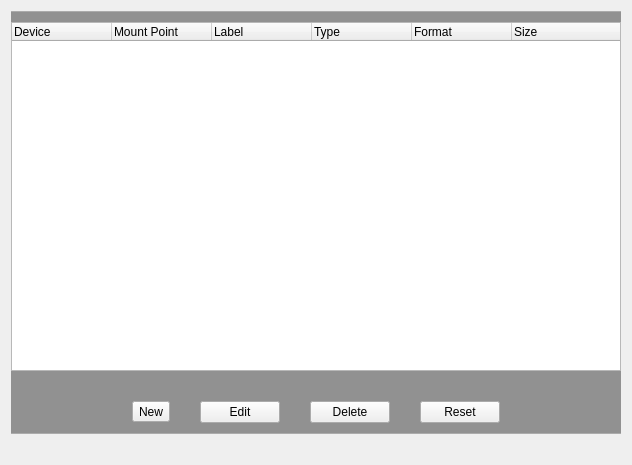
<?xml version="1.0" encoding="UTF-8"?>
<ui version="4.0">
 <class>ManualPartWidget</class>
 <widget class="QWidget" name="ManualPartWidget">
  <property name="geometry">
   <rect>
    <x>0</x>
    <y>0</y>
    <width>632</width>
    <height>465</height>
   </rect>
  </property>
  <property name="windowTitle">
   <string>Form</string>
  </property>
  <layout class="QGridLayout" name="gridLayout">
   <item row="0" column="0">
    <widget class="QFrame" name="frame">
     <property name="sizePolicy">
      <sizepolicy hsizetype="Expanding" vsizetype="Maximum">
       <horstretch>0</horstretch>
       <verstretch>0</verstretch>
      </sizepolicy>
     </property>
     <property name="minimumSize">
      <size>
       <width>600</width>
       <height>250</height>
      </size>
     </property>
     <property name="maximumSize">
      <size>
       <width>16777215</width>
       <height>750</height>
      </size>
     </property>
     <property name="styleSheet">
      <string notr="true">#frame{
background-color: rgba(0,0,0,100);
border-top: 1px solid rgba(255,255,255,60);
border-bottom: 1px solid rgba(255,255,255,60);
}


QListView {
     show-decoration-selected: 1; /* make the selection span the entire width of the view */
 }

 QListView::item{
	border-radius: 2px;
    border:0px;
padding: 5px
}

 QListView::item:selected {
border:0px;
 }

 QListView::item:selected:!active {
     background-color: qlineargradient(spread:pad, x1:0.5, y1:1, x2:0.5, y2:0, stop:0 rgba(129, 3, 3, 255), stop:0.0192308 rgba(160, 35, 25, 255), stop:0.521739 rgba(166, 35, 29, 255), stop:0.531585 rgba(184, 46, 40, 255), stop:0.983696 rgba(168, 78, 74, 255), stop:1 rgba(210, 110, 110, 255));

 }

 QListView::item:selected:active {
     background-color: qlineargradient(spread:pad, x1:0.5, y1:1, x2:0.5, y2:0, stop:0 rgba(129, 3, 3, 255), stop:0.0192308 rgba(160, 35, 25, 255), stop:0.521739 rgba(166, 35, 29, 255), stop:0.531585 rgba(184, 46, 40, 255), stop:0.983696 rgba(168, 78, 74, 255), stop:1 rgba(210, 110, 110, 255));
 }

 QListView::item:hover {
     background-color: qlineargradient(spread:pad, x1:0.5, y1:1, x2:0.5, y2:0, stop:0 rgba(129, 3, 3, 100), stop:0.0192308 rgba(160, 35, 25, 100), stop:0.521739 rgba(166, 35, 29, 100), stop:0.531585 rgba(184, 46, 40, 100), stop:0.983696 rgba(168, 78, 74, 100), stop:1 rgba(210, 110, 110, 100));
 }</string>
     </property>
     <property name="frameShape">
      <enum>QFrame::NoFrame</enum>
     </property>
     <property name="frameShadow">
      <enum>QFrame::Plain</enum>
     </property>
     <property name="lineWidth">
      <number>0</number>
     </property>
     <layout class="QGridLayout" name="gridLayout_5">
      <property name="leftMargin">
       <number>0</number>
      </property>
      <property name="topMargin">
       <number>10</number>
      </property>
      <property name="rightMargin">
       <number>0</number>
      </property>
      <property name="bottomMargin">
       <number>10</number>
      </property>
      <property name="horizontalSpacing">
       <number>30</number>
      </property>
      <property name="verticalSpacing">
       <number>0</number>
      </property>
      <item row="0" column="1">
       <layout class="QHBoxLayout" name="horizontalLayout_2">
        <property name="spacing">
         <number>30</number>
        </property>
        <item>
         <layout class="QVBoxLayout" name="verticalLayout">
          <item>
           <widget class="QTreeWidget" name="deviceTree">
            <column>
             <property name="text">
              <string>Device</string>
             </property>
            </column>
            <column>
             <property name="text">
              <string>Mount Point</string>
             </property>
            </column>
            <column>
             <property name="text">
              <string>Label</string>
             </property>
            </column>
            <column>
             <property name="text">
              <string>Type</string>
             </property>
            </column>
            <column>
             <property name="text">
              <string>Format</string>
             </property>
            </column>
            <column>
             <property name="text">
              <string>Size</string>
             </property>
            </column>
           </widget>
          </item>
          <item>
           <layout class="QHBoxLayout" name="horizontalLayout">
            <item>
             <spacer name="horizontalSpacer">
              <property name="orientation">
               <enum>Qt::Horizontal</enum>
              </property>
              <property name="sizeHint" stdset="0">
               <size>
                <width>40</width>
                <height>20</height>
               </size>
              </property>
             </spacer>
            </item>
            <item>
             <widget class="QToolButton" name="newButton">
              <property name="text">
               <string>New</string>
              </property>
              <property name="popupMode">
               <enum>QToolButton::InstantPopup</enum>
              </property>
              <property name="toolButtonStyle">
               <enum>Qt::ToolButtonTextOnly</enum>
              </property>
             </widget>
            </item>
            <item>
             <widget class="QPushButton" name="editButton">
              <property name="text">
               <string>Edit</string>
              </property>
             </widget>
            </item>
            <item>
             <widget class="QPushButton" name="deleteButton">
              <property name="text">
               <string>Delete</string>
              </property>
             </widget>
            </item>
            <item>
             <widget class="QPushButton" name="resetButton">
              <property name="text">
               <string>Reset</string>
              </property>
             </widget>
            </item>
            <item>
             <spacer name="horizontalSpacer_2">
              <property name="orientation">
               <enum>Qt::Horizontal</enum>
              </property>
              <property name="sizeHint" stdset="0">
               <size>
                <width>40</width>
                <height>20</height>
               </size>
              </property>
             </spacer>
            </item>
           </layout>
          </item>
         </layout>
        </item>
       </layout>
      </item>
     </layout>
    </widget>
   </item>
   <item row="2" column="0">
    <spacer name="verticalSpacer_2">
     <property name="orientation">
      <enum>Qt::Vertical</enum>
     </property>
     <property name="sizeType">
      <enum>QSizePolicy::Fixed</enum>
     </property>
     <property name="sizeHint" stdset="0">
      <size>
       <width>20</width>
       <height>20</height>
      </size>
     </property>
    </spacer>
   </item>
  </layout>
 </widget>
 <resources>
  <include location="../../data.qrc"/>
 </resources>
 <connections/>
</ui>
